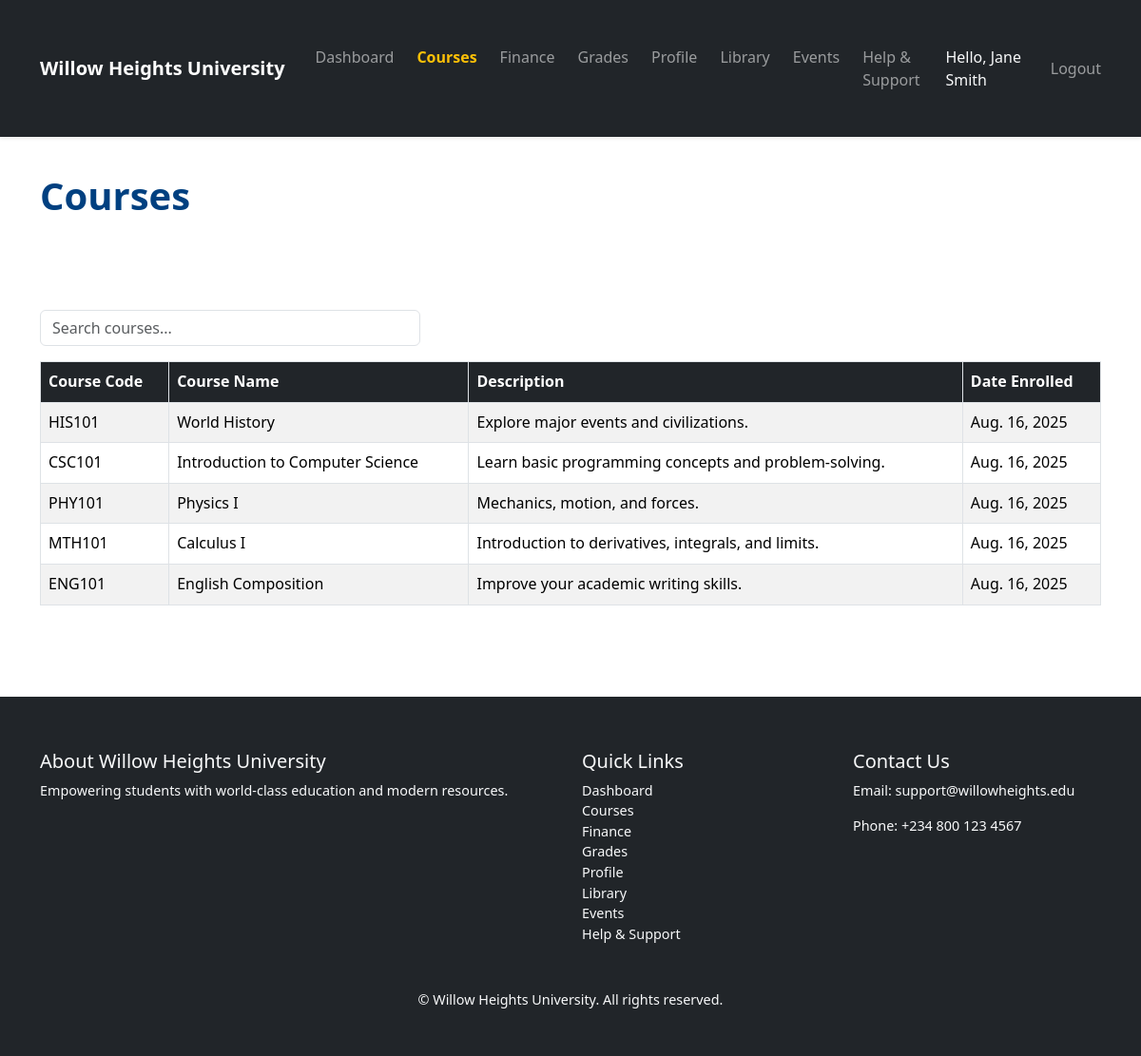
The app's page /portal/courses/ (signed in) with its own data.
### dashboard/models.py (models this page shows, shortened)
class PortalPage(models.Model):
    PAGE_CHOICES = [
        ('dashboard', 'Dashboard'),
        ('courses', 'Courses'),
        ('grades', 'Grades'),
        ('profile', 'Profile'),
        ('finance', 'Finance'),
        ('library', 'Library'),
        ('events', 'Events'),
        ('help', 'Help'),
    ]
    page_key = models.CharField(max_length=50, choices=PAGE_CHOICES, unique=True)
    heading = models.CharField(max_length=200)
    main_content = HTMLField(blank=True, null=True)
    courses_content = HTMLField(blank=True, null=True)
    grades_content = HTMLField(blank=True, null=True)
    finance_content = HTMLField(blank=True, null=True)
    library_content = HTMLField(blank=True, null=True)
    events_content = HTMLField(blank=True, null=True)
    help_content = HTMLField(blank=True, null=True)
    profile_content = HTMLField(blank=True, null=True)

class Enrollment(models.Model):
    student = models.ForeignKey(User, on_delete=models.CASCADE)
    course = models.ForeignKey(Course, on_delete=models.CASCADE)
    date_enrolled = models.DateField(auto_now_add=True)

class Course(models.Model):
    code = models.CharField(max_length=10)
    name = models.CharField(max_length=200)
    description = HTMLField(blank=True)  # Rich text for course description

### dashboard/views.py (the view, shortened to what this page needs)
# urls.py: path('portal/<str:page_key>/', views.portal_page, name='portal_page'),
@login_required
def portal_page(request, page_key):
    page = get_object_or_404(PortalPage, page_key=page_key)
    context = {'page': page}
    search_query = request.GET.get('search', '')
    if page_key == "courses":
        enrollments = Enrollment.objects.filter(student=request.user)
        if search_query:
            enrollments = enrollments.filter(course__name__icontains=search_query)
        context['enrollments'] = enrollments
        context['search_query'] = search_query
    elif page_key == "grades":
        grades = Grade.objects.filter(student=request.user)
        if search_query:
            grades = grades.filter(course__name__icontains=search_query)
        context['grades'] = grades
        context['search_query'] = search_query
    elif page_key == "finance":
        transactions = Transaction.objects.filter(student=request.user)
        if search_query:
            transactions = transactions.filter(description__icontains=search_query)
        context['transactions'] = transactions
        context['search_query'] = search_query
    elif page_key == "events":
        events = Event.objects.all().order_by('date')
        context['events'] = events
    elif page_key == "profile":
        profile, _ = Profile.objects.get_or_create(user=request.user)
        context['profile'] = profile
    elif page_key == "help":
        faqs = FAQ.objects.all()
        context['faqs'] = faqs
    return render(request, 'dashboard/page.html', context)

### dashboard/context_processors.py (called while the page is built)
def portal_pages(request):
    pages = PortalPage.objects.all()
    return {'portal_pages': pages}

### dashboard/templates/dashboard/page.html (shortened to what this page needs)
{% extends "base.html" %}
{% load widget_tweaks %}
{% block content %}
<div style="height: 80px;"></div>
<div class="container portal-heading-container mb-4">
    <h1 class="portal-heading">{{ page.heading }}</h1>
</div>
<div class="container portal-content-container">
    <div class="page-content portal-content">
        {% if page.page_key == "dashboard" %}
            {{ page.main_content|safe }}
        {% elif page.page_key == "courses" %}
            {% if enrollments %}
                <form method="get" class="mb-3">
                    <input type="text" name="search" placeholder="Search courses..."
                           value="{{ search_query }}" class="form-control" style="max-width:400px;">
                </form>
                <table class="table table-striped table-hover">
                    <thead class="table-dark">
                        <tr>
                            <th>Course Code</th>
                            <th>Course Name</th>
                            <th>Description</th>
                            <th>Date Enrolled</th>
                        </tr>
                    </thead>
                    <tbody>
                        {% for enrollment in enrollments %}
                        <tr>
                            <td>{{ enrollment.course.code }}</td>
                            <td>{{ enrollment.course.name }}</td>
                            <td>{{ enrollment.course.description|safe }}</td>
                            <td>{{ enrollment.date_enrolled }}</td>
                        </tr>
                        {% endfor %}
                    </tbody>
                </table>
            {% else %}
                <p>You are not enrolled in any courses yet.</p>
            {% endif %}
        {% else %}
            {{ page.main_content|safe }}
        {% endif %}
    </div>
</div>
{% endblock %}

### university_portal/templates/base.html (shortened to what this page needs)
{% load static %}
<!DOCTYPE html>
<html lang="en">
<head>
    <link rel="stylesheet" href="{% static 'css/style.css' %}">
    <link href="https://cdn.jsdelivr.net/npm/bootstrap@5.3.2/dist/css/bootstrap.min.css" rel="stylesheet">
</head>
<body>
<nav class="navbar navbar-expand-lg navbar-dark bg-dark fixed-top shadow-sm">
    <div class="container">
        <a class="navbar-brand fw-bold" href="{% url 'dashboard:home' %}">
            Willow Heights University
        </a>
        <div class="collapse navbar-collapse" id="navbarNav">
            <ul class="navbar-nav ms-auto">
                {% for p in portal_pages %}
                    <li class="nav-item">
                        <a class="nav-link {% if page and page.page_key == p.page_key %}active{% endif %}"
                           href="{% url 'dashboard:portal_page' p.page_key %}">
                            {{ p.heading }}
                        </a>
                    </li>
                {% endfor %}
                {% if user.is_authenticated %}
                    <li class="nav-item d-flex align-items-center me-3">
                        <span class="text-light">Hello, {{ user.get_full_name|default:user.username }}</span>
                    </li>
                    <li class="nav-item d-flex align-items-center">
                        <form method="POST" action="{% url 'dashboard:logout' %}" class="m-0 p-0 d-flex">
                            <button type="submit" class="btn btn-link nav-link p-0 m-0">Logout</button>
                        </form>
                    </li>
                {% endif %}
            </ul>
        </div>
    </div>
</nav>
<main>
    {% block content %}{% endblock %}
</main>
<footer class="bg-dark text-light mt-5 pt-4 pb-3">
    <div class="container">
        <div class="row">
            <div class="col-md-6 mb-3">
                <h5>About Willow Heights University</h5>
                <p>Empowering students with world-class education and modern resources.</p>
            </div>
            <div class="col-md-3 mb-3">
                <h5>Quick Links</h5>
                <ul class="list-unstyled">
                    {% for p in portal_pages %}
                        <li>
                            <a href="{% url 'dashboard:portal_page' p.page_key %}" class="text-light text-decoration-none">
                                {{ p.heading }}
                            </a>
                        </li>
                    {% endfor %}
                </ul>
            </div>
            <div class="col-md-3 mb-3">
                <h5>Contact Us</h5>
                <p>Email: support@willowheights.edu</p>
                <p>Phone: +234 800 123 4567</p>
            </div>
        </div>
        <div class="text-center mt-3">
            <p class="mb-0">&copy; {{ now|date:"Y" }} Willow Heights University. All rights reserved.</p>
        </div>
    </div>
</footer>
</body>
</html>

### static/css/style.css (style rules this page uses)
body { font-family: 'Arial', sans-serif; margin: 0; padding: 0; background-color: #f8f9fa; color: #212529; line-height: 1.6; }
a { text-decoration: none; color: inherit; }
.navbar { padding: 1rem 1.5rem; box-shadow: 0 2px 6px rgba(0,0,0,0.1); }
.navbar-brand { font-weight: bold; font-size: 1.3rem; }
.nav-link { margin-left: 0.5rem; transition: color 0.3s; }
.portal-heading-container { padding-top: 100px; margin-bottom: 40px; }
.portal-heading { font-size: 2.5rem; color: #004080; font-weight: bold; }
.portal-content-container { max-width: 900px; margin: 0 auto; line-height: 1.6; font-size: 1rem; color: #333; }
.container { max-width: 1200px; margin: 0 auto; padding: 2rem 1rem; }
table { width: 100%; border-collapse: collapse; margin-top: 1rem; }
table th, table td { padding: 0.75rem; border: 1px solid #dee2e6; text-align: left; }
footer { background-color: #212529; color: #f8f9fa; padding: 2rem 1rem; font-size: 0.9rem; }
footer a { color: #f8f9fa; }

### university_portal/templates/base.html (style rules this page uses)
body { padding-top: 70px; }
.navbar-nav .nav-link.active { font-weight: bold; color: #ffc107 !important; }

### records on screen
PortalPage: heading "Dashboard"
PortalPage: heading "Courses"
PortalPage: heading "Finance"
PortalPage: heading "Grades"
PortalPage: heading "Profile"
PortalPage: heading "Library"
PortalPage: heading "Events"
PortalPage: heading "Help & Support"
Enrollment: course.code "HIS101", course.name "World History", course.description "Explore major events and civilizations.", date_enrolled "Aug. 16, 2025"
Enrollment: course.code "CSC101", course.name "Introduction to Computer Science", course.description "Learn basic programming concepts and problem-solving.", date_enrolled "Aug. 16, 2025"
Enrollment: course.code "PHY101", course.name "Physics I", course.description "Mechanics, motion, and forces.", date_enrolled "Aug. 16, 2025"
Enrollment: course.code "MTH101", course.name "Calculus I", course.description "Introduction to derivatives, integrals, and limits.", date_enrolled "Aug. 16, 2025"
Enrollment: course.code "ENG101", course.name "English Composition", course.description "Improve your academic writing skills.", date_enrolled "Aug. 16, 2025"

### other values on screen
{{ user.get_full_name|default:user.username }} "Jane Smith"
